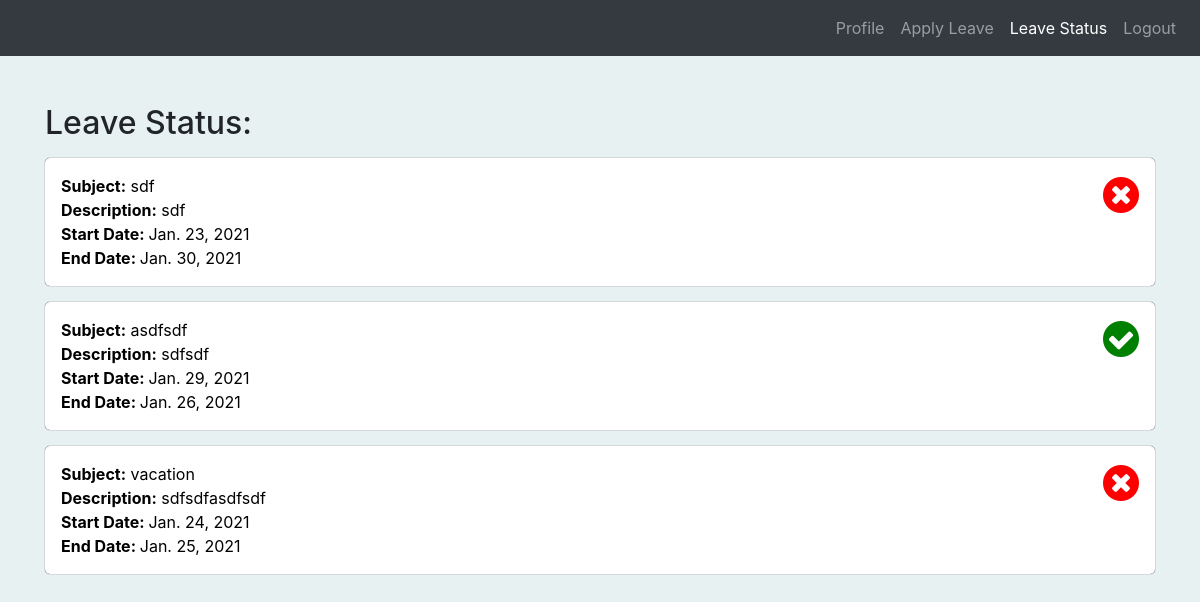
Screenshot of /employee/leave_status (signed in) with the database file from the repository.
### employee/models.py (models this page shows)
class LeaveModel(models.Model):
    employee = models.ForeignKey(Employee, on_delete=models.CASCADE)
    subject = models.CharField(max_length=50)
    description = models.CharField(max_length=1000)
    start_date = models.DateField()
    end_date = models.DateField()
    is_approve = models.NullBooleanField()
    class Meta:
        ordering = ('-id',)

### employee/views.py (the view)
# urls.py: path('leave_status', leave_status, name='emp_leave_status_page')
@login_required(login_url='/login')
@user_passes_test(is_employee, login_url='/login')
def leave_status(request):
    object_list = request.user.employee.leavemodel_set.all()
    return render(request, 'employee/emp_leave_status.html', {'object_list': object_list})

### employee/views.py (called while the page is built)
def is_employee(user):
    try:
        user.employee
        return True
    except:
        return False

### employee/templates/employee/emp_leave_status.html (shortened to what this page needs)
{% extends 'index.html' %}
{% load crispy_forms_tags %}
{% load widget_tweaks %}
{% block main %}
{% include "emp_nav.html" %}
<div class="container">
    <div class="my-5 main">
        <h2 class="mb-3">Leave Status:</h2>
        {% for obj in object_list %}
            <div id="{{forloop.counter}}" class="box p-3 mb-3 d-flex justify-content-between leave" role="alert">
                <div class="mr-auto">
                    <div><strong>Subject:</strong> {{obj.subject}}</div>
                    <div><strong>Description:</strong> {{obj.description}}</div>
                    <div class="row">
                        <div class="col-md-12 col-sm-12"><strong>Start Date: </strong>{{obj.start_date}}</div>
                        <div class="col-md-12 col-sm-12"><strong>End Date: </strong>{{obj.end_date}}</div>
                    </div>
                </div>
                <div class="d-flex justify-content-end">
                    {% if obj.is_approve == True %}
                    <i title="Approved" class="fa fa-check-circle svg_img approve" style="font-size:42px;color:green"></i>
                    {% elif obj.is_approve == False %}
                    <i title="Rejected" class="fa fa-times-circle svg_img reject" style="font-size:42px;color:red"></i>
                    {% endif %}
                </div>
            </div>
        {% empty %}
        <p>No leaves requests</p>
        {% endfor %}
    </div>
</div>
{% endblock %}

### employee/templates/employee/emp_leave_status.html (style rules this page uses)
body { background-color:#E8F1F2; }
.leave { color:black; }
i { font-size:42px; }
.box { border-radius:5px; box-shadow:0px 0px 1px 0px black; background-color:white; }

### rows the page displays
LeaveModel: subject "sdf", description "sdf", start_date "Jan. 23, 2021", end_date "Jan. 30, 2021", is_approve False (drawn)
LeaveModel: subject "asdfsdf", description "sdfsdf", start_date "Jan. 29, 2021", end_date "Jan. 26, 2021", is_approve True (drawn)
LeaveModel: subject "vacation", description "sdfsdfasdfsdf", start_date "Jan. 24, 2021", end_date "Jan. 25, 2021", is_approve False (drawn)
